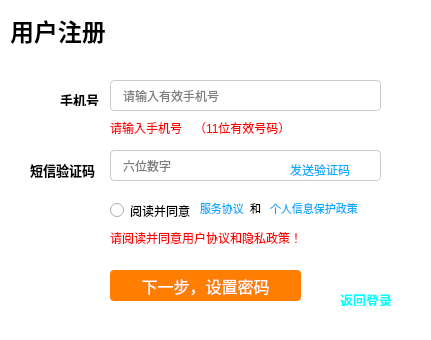
<?xml version="1.0" encoding="UTF-8"?>
<ui version="4.0">
 <class>RegisterWidget</class>
 <widget class="QWidget" name="RegisterWidget">
  <property name="geometry">
   <rect>
    <x>0</x>
    <y>0</y>
    <width>431</width>
    <height>340</height>
   </rect>
  </property>
  <property name="minimumSize">
   <size>
    <width>431</width>
    <height>340</height>
   </size>
  </property>
  <property name="maximumSize">
   <size>
    <width>431</width>
    <height>340</height>
   </size>
  </property>
  <property name="windowTitle">
   <string>用户注册</string>
  </property>
  <property name="styleSheet">
   <string notr="true">background-color: white;</string>
  </property>
  <widget class="QLabel" name="label_3">
   <property name="geometry">
    <rect>
     <x>10</x>
     <y>10</y>
     <width>161</width>
     <height>41</height>
    </rect>
   </property>
   <property name="layoutDirection">
    <enum>Qt::LayoutDirection::LeftToRight</enum>
   </property>
   <property name="text">
    <string>&lt;html&gt;&lt;head/&gt;&lt;body&gt;&lt;p&gt;&lt;span style=&quot; font-size:18pt; font-weight:700; color:#000000;&quot;&gt;用户注册&lt;/span&gt;&lt;/p&gt;&lt;/body&gt;&lt;/html&gt;</string>
   </property>
  </widget>
  <widget class="QStackedWidget" name="registerstackedWidget">
   <property name="geometry">
    <rect>
     <x>20</x>
     <y>70</y>
     <width>391</width>
     <height>241</height>
    </rect>
   </property>
   <property name="currentIndex">
    <number>0</number>
   </property>
   <widget class="QWidget" name="page">
    <widget class="QLabel" name="label">
     <property name="geometry">
      <rect>
       <x>40</x>
       <y>20</y>
       <width>41</width>
       <height>16</height>
      </rect>
     </property>
     <property name="text">
      <string>&lt;html&gt;&lt;head/&gt;&lt;body&gt;&lt;p&gt;&lt;span style=&quot; font-size:10pt; font-weight:700; color:#000000;&quot;&gt;手机号&lt;/span&gt;&lt;/p&gt;&lt;/body&gt;&lt;/html&gt;</string>
     </property>
    </widget>
    <widget class="QLineEdit" name="phoneEdit">
     <property name="geometry">
      <rect>
       <x>90</x>
       <y>10</y>
       <width>271</width>
       <height>31</height>
      </rect>
     </property>
     <property name="styleSheet">
      <string notr="true">QLineEdit {
    border: 1px solid #cccccc; 
    border-radius: 4px;
    padding: 0 10px; 
    height: 40px; 
}
QLineEdit:focus {
    border-color: #0066cc; 
}</string>
     </property>
     <property name="placeholderText">
      <string>请输入有效手机号</string>
     </property>
    </widget>
    <widget class="QLabel" name="tip5Label">
     <property name="enabled">
      <bool>true</bool>
     </property>
     <property name="geometry">
      <rect>
       <x>90</x>
       <y>50</y>
       <width>231</width>
       <height>16</height>
      </rect>
     </property>
     <property name="styleSheet">
      <string notr="true">color: red; font-size: 12px; visibility: hidden;</string>
     </property>
     <property name="text">
      <string>手机号格式错误（11位有效号码）</string>
     </property>
    </widget>
    <widget class="QLineEdit" name="codeEdit">
     <property name="geometry">
      <rect>
       <x>90</x>
       <y>80</y>
       <width>271</width>
       <height>31</height>
      </rect>
     </property>
     <property name="styleSheet">
      <string notr="true">QLineEdit {
    border: 1px solid #cccccc; 
    border-radius: 4px;
    padding: 0 10px; 
    height: 40px; 
}
QLineEdit:focus {
    border-color: #0066cc; 
}</string>
     </property>
     <property name="placeholderText">
      <string>六位数字</string>
     </property>
    </widget>
    <widget class="ClickableLabel" name="getcodeLabel1">
     <property name="geometry">
      <rect>
       <x>270</x>
       <y>90</y>
       <width>81</width>
       <height>20</height>
      </rect>
     </property>
     <property name="text">
      <string>&lt;html&gt;&lt;head/&gt;&lt;body&gt;&lt;p&gt;&lt;span style=&quot; color:#00aaff;&quot;&gt;发送验证码&lt;/span&gt;&lt;/p&gt;&lt;/body&gt;&lt;/html&gt;</string>
     </property>
    </widget>
    <widget class="QPushButton" name="pushButton_2">
     <property name="geometry">
      <rect>
       <x>90</x>
       <y>200</y>
       <width>191</width>
       <height>31</height>
      </rect>
     </property>
     <property name="styleSheet">
      <string notr="true">QPushButton {
    border: 2px solid #ff7d00; 
    border-radius: 4px;
    background-color: #ff7d00;
    color: white;
    font-size: 16px;
    height: 44px;
}

QPushButton:hover {
    border-color: #ff6600;
    background-color: #ff6600;
}

QPushButton:pressed {
    border-color: #e65c00;
    background-color: #e65c00;
}

QPushButton:disabled {
    border-color: #cccccc;
    background-color: #cccccc;
    color: #ffffff;
}</string>
     </property>
     <property name="text">
      <string>下一步，设置密码</string>
     </property>
    </widget>
    <widget class="QLabel" name="tip3Label">
     <property name="enabled">
      <bool>true</bool>
     </property>
     <property name="geometry">
      <rect>
       <x>90</x>
       <y>50</y>
       <width>91</width>
       <height>16</height>
      </rect>
     </property>
     <property name="styleSheet">
      <string notr="true">color: red; font-size: 12px; visibility: hidden;</string>
     </property>
     <property name="text">
      <string>请输入手机号</string>
     </property>
    </widget>
    <widget class="QLabel" name="label_2">
     <property name="geometry">
      <rect>
       <x>10</x>
       <y>90</y>
       <width>71</width>
       <height>20</height>
      </rect>
     </property>
     <property name="text">
      <string>&lt;html&gt;&lt;head/&gt;&lt;body&gt;&lt;p&gt;&lt;span style=&quot; font-size:10pt; font-weight:700; color:#000000;&quot;&gt;短信验证码&lt;/span&gt;&lt;/p&gt;&lt;/body&gt;&lt;/html&gt;</string>
     </property>
    </widget>
    <widget class="QRadioButton" name="radioButton">
     <property name="geometry">
      <rect>
       <x>90</x>
       <y>130</y>
       <width>91</width>
       <height>21</height>
      </rect>
     </property>
     <property name="text">
      <string>阅读并同意 </string>
     </property>
    </widget>
    <widget class="ClickableLabel" name="label_4">
     <property name="geometry">
      <rect>
       <x>180</x>
       <y>130</y>
       <width>61</width>
       <height>16</height>
      </rect>
     </property>
     <property name="text">
      <string>&lt;html&gt;&lt;head/&gt;&lt;body&gt;&lt;p&gt;&lt;span style=&quot; font-size:8pt; color:#00aaff;&quot;&gt;服务协议&lt;/span&gt;&lt;/p&gt;&lt;/body&gt;&lt;/html&gt;</string>
     </property>
    </widget>
    <widget class="QLabel" name="label_5">
     <property name="geometry">
      <rect>
       <x>230</x>
       <y>130</y>
       <width>16</width>
       <height>16</height>
      </rect>
     </property>
     <property name="text">
      <string>&lt;html&gt;&lt;head/&gt;&lt;body&gt;&lt;p&gt;&lt;span style=&quot; font-size:8pt; color:#000000;&quot;&gt;和&lt;/span&gt;&lt;/p&gt;&lt;/body&gt;&lt;/html&gt;</string>
     </property>
    </widget>
    <widget class="ClickableLabel" name="label_6">
     <property name="geometry">
      <rect>
       <x>250</x>
       <y>130</y>
       <width>88</width>
       <height>16</height>
      </rect>
     </property>
     <property name="text">
      <string>&lt;html&gt;&lt;head/&gt;&lt;body&gt;&lt;p&gt;&lt;span style=&quot; font-size:8pt; color:#00aaff;&quot;&gt;个人信息保护政策&lt;/span&gt;&lt;/p&gt;&lt;/body&gt;&lt;/html&gt;</string>
     </property>
    </widget>
    <widget class="QLabel" name="tip4Label">
     <property name="enabled">
      <bool>true</bool>
     </property>
     <property name="geometry">
      <rect>
       <x>90</x>
       <y>160</y>
       <width>231</width>
       <height>16</height>
      </rect>
     </property>
     <property name="styleSheet">
      <string notr="true">color: red; font-size: 12px; visibility: hidden;</string>
     </property>
     <property name="text">
      <string>请阅读并同意用户协议和隐私政策！</string>
     </property>
    </widget>
   </widget>
   <widget class="QWidget" name="page_2">
    <widget class="QLabel" name="label_7">
     <property name="geometry">
      <rect>
       <x>10</x>
       <y>10</y>
       <width>91</width>
       <height>16</height>
      </rect>
     </property>
     <property name="text">
      <string>&lt;html&gt;&lt;head/&gt;&lt;body&gt;&lt;p&gt;&lt;span style=&quot; color:#000000;&quot;&gt;注册手机号     &lt;/span&gt;&lt;/p&gt;&lt;/body&gt;&lt;/html&gt;</string>
     </property>
    </widget>
    <widget class="QLabel" name="label_8">
     <property name="geometry">
      <rect>
       <x>50</x>
       <y>50</y>
       <width>41</width>
       <height>16</height>
      </rect>
     </property>
     <property name="text">
      <string>&lt;html&gt;&lt;head/&gt;&lt;body&gt;&lt;p&gt;&lt;span style=&quot; font-size:10pt; font-weight:700; color:#000000;&quot;&gt;密码&lt;/span&gt;&lt;/p&gt;&lt;/body&gt;&lt;/html&gt;</string>
     </property>
    </widget>
    <widget class="QLabel" name="label_9">
     <property name="geometry">
      <rect>
       <x>30</x>
       <y>110</y>
       <width>71</width>
       <height>16</height>
      </rect>
     </property>
     <property name="text">
      <string>&lt;html&gt;&lt;head/&gt;&lt;body&gt;&lt;p&gt;&lt;span style=&quot; font-size:10pt; font-weight:700; color:#000000;&quot;&gt;确认密码&lt;/span&gt;&lt;/p&gt;&lt;/body&gt;&lt;/html&gt;</string>
     </property>
    </widget>
    <widget class="QLineEdit" name="pwdEdit">
     <property name="enabled">
      <bool>true</bool>
     </property>
     <property name="geometry">
      <rect>
       <x>100</x>
       <y>40</y>
       <width>271</width>
       <height>31</height>
      </rect>
     </property>
     <property name="styleSheet">
      <string notr="true">QLineEdit {
    border: 1px solid #cccccc;
    border-radius: 4px; 
    padding: 0 10px; 
    height: 40px; 
}
QLineEdit:focus {
    border-color: #0066cc;
}</string>
     </property>
     <property name="echoMode">
      <enum>QLineEdit::EchoMode::Password</enum>
     </property>
     <property name="placeholderText">
      <string>8-20位字母、数字和符号</string>
     </property>
    </widget>
    <widget class="QLineEdit" name="pwdEdit_2">
     <property name="geometry">
      <rect>
       <x>100</x>
       <y>100</y>
       <width>271</width>
       <height>31</height>
      </rect>
     </property>
     <property name="styleSheet">
      <string notr="true">QLineEdit {
    border: 1px solid #cccccc;
    border-radius: 4px; 
    padding: 0 10px; 
    height: 40px; 
}
QLineEdit:focus {
    border-color: #0066cc;
}</string>
     </property>
     <property name="echoMode">
      <enum>QLineEdit::EchoMode::Password</enum>
     </property>
     <property name="placeholderText">
      <string>再次输入密码</string>
     </property>
    </widget>
    <widget class="QPushButton" name="pushButton_3">
     <property name="geometry">
      <rect>
       <x>100</x>
       <y>170</y>
       <width>161</width>
       <height>31</height>
      </rect>
     </property>
     <property name="styleSheet">
      <string notr="true">QPushButton {
    border: 2px solid #ff7d00; 
    border-radius: 4px;
    background-color: #ff7d00;
    color: white;
    font-size: 16px;
    height: 44px;
}

QPushButton:hover {
    border-color: #ff6600;
    background-color: #ff6600;
}

QPushButton:pressed {
    border-color: #e65c00;
    background-color: #e65c00;
}

QPushButton:disabled {
    border-color: #cccccc;
    background-color: #cccccc;
    color: #ffffff;
}</string>
     </property>
     <property name="text">
      <string>完成</string>
     </property>
    </widget>
    <widget class="QLabel" name="phoneshow">
     <property name="geometry">
      <rect>
       <x>80</x>
       <y>10</y>
       <width>141</width>
       <height>16</height>
      </rect>
     </property>
     <property name="styleSheet">
      <string notr="true">color: black;</string>
     </property>
     <property name="midLineWidth">
      <number>-2</number>
     </property>
     <property name="text">
      <string>&lt;html&gt;&lt;head/&gt;&lt;body&gt;&lt;p&gt;&lt;br/&gt;&lt;/p&gt;&lt;/body&gt;&lt;/html&gt;</string>
     </property>
    </widget>
    <widget class="QLabel" name="tip6Label">
     <property name="enabled">
      <bool>true</bool>
     </property>
     <property name="geometry">
      <rect>
       <x>100</x>
       <y>80</y>
       <width>301</width>
       <height>16</height>
      </rect>
     </property>
     <property name="styleSheet">
      <string notr="true">color: red; font-size: 12px; visibility: hidden;</string>
     </property>
     <property name="text">
      <string>密码格式错误（必须是8-20位包含字母，数字和符号）</string>
     </property>
    </widget>
    <widget class="QLabel" name="tip7Label">
     <property name="enabled">
      <bool>true</bool>
     </property>
     <property name="geometry">
      <rect>
       <x>100</x>
       <y>140</y>
       <width>301</width>
       <height>16</height>
      </rect>
     </property>
     <property name="styleSheet">
      <string notr="true">color: red; font-size: 12px; visibility: hidden;</string>
     </property>
     <property name="text">
      <string>两次密码输入不一致！</string>
     </property>
    </widget>
    <widget class="ClickableLabel" name="backLabel">
     <property name="geometry">
      <rect>
       <x>100</x>
       <y>220</y>
       <width>81</width>
       <height>16</height>
      </rect>
     </property>
     <property name="text">
      <string>&lt;html&gt;&lt;head/&gt;&lt;body&gt;&lt;p&gt;&lt;span style=&quot; font-size:10pt; color:#adadad;&quot;&gt;&amp;lt;返回上一步&lt;/span&gt;&lt;/p&gt;&lt;/body&gt;&lt;/html&gt;</string>
     </property>
    </widget>
   </widget>
  </widget>
  <widget class="ClickableLabel" name="backLabel_2">
   <property name="geometry">
    <rect>
     <x>340</x>
     <y>290</y>
     <width>81</width>
     <height>16</height>
    </rect>
   </property>
   <property name="text">
    <string>&lt;html&gt;&lt;head/&gt;&lt;body&gt;&lt;p&gt;&lt;span style=&quot; font-size:10pt; font-weight:700; color:#00ffff;&quot;&gt;返回登录&lt;/span&gt;&lt;/p&gt;&lt;/body&gt;&lt;/html&gt;</string>
   </property>
  </widget>
  <zorder>registerstackedWidget</zorder>
  <zorder>label_3</zorder>
  <zorder>backLabel_2</zorder>
  <zorder>verticalSpacer</zorder>
  <zorder>verticalSpacer_2</zorder>
  <zorder>horizontalSpacer</zorder>
 </widget>
 <customwidgets>
  <customwidget>
   <class>ClickableLabel</class>
   <extends>QLabel</extends>
   <header location="global">clickablelabel.h</header>
   <slots>
    <signal>clicked()</signal>
    <slot>on_switchLabel_clicked()</slot>
   </slots>
  </customwidget>
 </customwidgets>
 <resources/>
 <connections/>
</ui>
